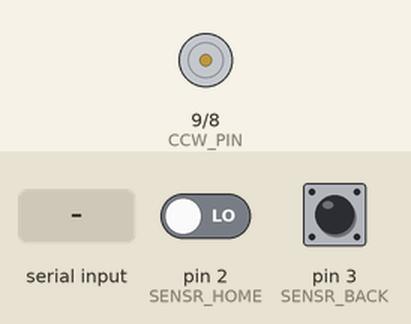
Simulated run of this sketch. Board: Arduino Uno, built with avr-gcc and run on an emulated ATmega328P. Shown: motor-driver pin pairs drawn as motors (green arrow = first pin HIGH = forward, orange = second pin HIGH = backward, longer = more drive). Inputs (shaded band) come from the test bench; at power-on: pin 3 (SENSR_BACK) LOW, pin 2 (SENSR_HOME) LOW. What the sketch prints to the serial monitor is not drawn.

Above: at 1.2 s.
1.3 s: "90,45\n" received over Serial
2.8 s: pin 3 (SENSR_BACK) driven HIGH
5.8 s: pin 3 (SENSR_BACK) driven LOW
8.8 s: pin 3 (SENSR_BACK) pulsed HIGH 2 times (0.12 s each, 0.3 s apart)
11.8 s: pin 2 (SENSR_HOME) driven HIGH and pin 3 (SENSR_BACK) driven HIGH
14.8 s: pin 2 (SENSR_HOME) driven LOW
Timing chart, 0 to 17.8 s (numbered marks = the images above; inputs shaded):
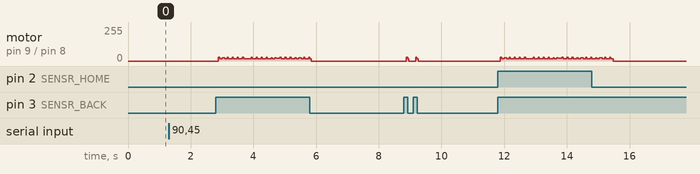

Measured:
- after the input at 1.3 s, every drawn part: stays the same

The sketch:

degrees.ino
```cpp
int CW_PIN = 8;
int CCW_PIN = 9;
int SENSR_HOME = 2;
int SENSR_BACK = 3;
int CUR_POS = 0;
int MOT_SPEED = 2800/2;

bool doTests = false;

void setup() {

  pinMode(CW_PIN, OUTPUT);
  pinMode(CCW_PIN, OUTPUT);
  pinMode(SENSR_HOME, INPUT);
  pinMode(SENSR_BACK, INPUT);
  Serial.begin(9600);

  attachInterrupt(digitalPinToInterrupt(SENSR_HOME), SensorTriggered, FALLING);
  attachInterrupt(digitalPinToInterrupt(SENSR_BACK), SensorTriggered, FALLING);

  while (digitalRead(SENSR_HOME) == HIGH)
  {
    digitalWrite(CW_PIN, HIGH);
    delayMicroseconds(MOT_SPEED);
    digitalWrite(CW_PIN, LOW);
    delayMicroseconds(MOT_SPEED);
  }

  Serial.println("Found home.");

  if (doTests)
  {
    tests();
  }
}

void tests()
{
   Serial.println("Now doing measure test.");

  int steps = 0;

  while (digitalRead(SENSR_BACK) == HIGH)
  {
    digitalWrite(CCW_PIN, HIGH);
    delayMicroseconds(MOT_SPEED);
    digitalWrite(CCW_PIN, LOW);
    delayMicroseconds(MOT_SPEED);
    steps++;
  }
  Serial.println("Reached end num steps: ");
  Serial.println(steps);
}


void loop() {
  if (Serial.available() > 0) {
    //delay(5);
    int desmm = Serial.parseInt();

    int selectedpos = desmm - CUR_POS;//abs(round(desmm/0.72/2.0));

    for (int i=0; i< abs(round(selectedpos/0.112)); i++) {
      if (selectedpos < 0)
      {
        if (digitalRead(SENSR_HOME) == HIGH)
        {
          digitalWrite(CW_PIN, HIGH);
          delayMicroseconds(MOT_SPEED);
          digitalWrite(CW_PIN, LOW);
          delayMicroseconds(MOT_SPEED);
        }
      }
      else
      {
        if (digitalRead(SENSR_BACK) == HIGH)
        {
          digitalWrite(CCW_PIN, HIGH);
          delayMicroseconds(MOT_SPEED);
          digitalWrite(CCW_PIN, LOW);
          delayMicroseconds(MOT_SPEED);
        }
      }

      CUR_POS = desmm;
      Serial.println("Current pos");
      Serial.println(CUR_POS);

    }
  }
}

void SensorTriggered()
{
  Serial.println("Sensor triggered: is home'd");
  digitalWrite(CW_PIN, LOW);
  digitalWrite(CCW_PIN, LOW);

  if (digitalRead(SENSR_HOME) == LOW)
  {
    CUR_POS = 0;
  }
  else
  {
   CUR_POS = round(230/0.112);
  }
}

/* Sensor pinout:
 * Black = output
 * Brown = positive
 * Blue = negative
 *
 *
 *
 * Track length: 23.00 cm
 * Steps along track: 2805
 *
 * BUGS:
 * if you enter 0 as a position it starts looping like crazy
 * Consistently off by 0.2 mm
 *
 *
 */
```
